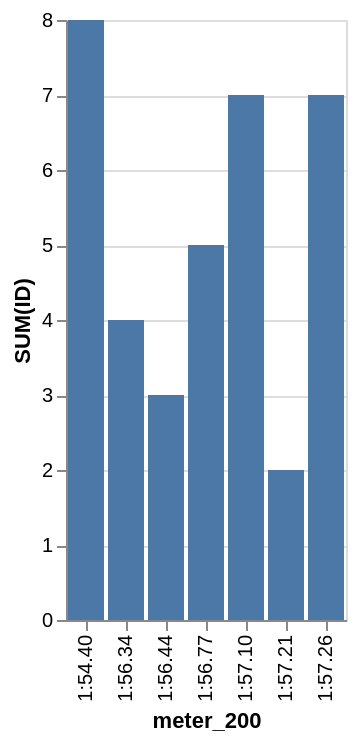

The Vega-Lite source for this figure:
### Vega-Lite specification from a JSON file in a GitHub repository (floating-point values rounded to 4 significant figures)
{"data": {"values": [{"x_data": "1:54.40", "y_data": 8}, {"x_data": "1:56.34", "y_data": 4}, {"x_data": "1:56.44", "y_data": 3}, {"x_data": "1:56.77", "y_data": 5}, {"x_data": "1:57.10", "y_data": 7}, {"x_data": "1:57.21", "y_data": 2}, {"x_data": "1:57.26", "y_data": 7}]}, "mark": "bar", "encoding": {"x": {"field": "x_data", "type": "nominal", "title": "meter_200", "sort": "ascending"}, "y": {"field": "y_data", "type": "quantitative", "title": "SUM(ID)"}}}
